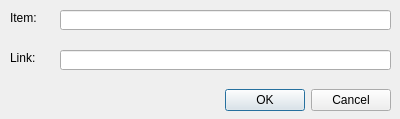
<?xml version="1.0" encoding="UTF-8"?>
<ui version="4.0">
 <class>JanelaAddLink</class>
 <widget class="QDialog" name="JanelaAddLink">
  <property name="geometry">
   <rect>
    <x>0</x>
    <y>0</y>
    <width>400</width>
    <height>119</height>
   </rect>
  </property>
  <property name="windowTitle">
   <string>Dialog</string>
  </property>
  <widget class="QDialogButtonBox" name="buttonBox">
   <property name="geometry">
    <rect>
     <x>170</x>
     <y>80</y>
     <width>221</width>
     <height>41</height>
    </rect>
   </property>
   <property name="orientation">
    <enum>Qt::Horizontal</enum>
   </property>
   <property name="standardButtons">
    <set>QDialogButtonBox::Cancel|QDialogButtonBox::Ok</set>
   </property>
  </widget>
  <widget class="QLineEdit" name="nome_item">
   <property name="geometry">
    <rect>
     <x>60</x>
     <y>10</y>
     <width>331</width>
     <height>20</height>
    </rect>
   </property>
  </widget>
  <widget class="QLineEdit" name="link">
   <property name="geometry">
    <rect>
     <x>60</x>
     <y>50</y>
     <width>331</width>
     <height>20</height>
    </rect>
   </property>
  </widget>
  <widget class="QLabel" name="label_2">
   <property name="geometry">
    <rect>
     <x>10</x>
     <y>50</y>
     <width>41</width>
     <height>16</height>
    </rect>
   </property>
   <property name="text">
    <string>Link:</string>
   </property>
  </widget>
  <widget class="QLabel" name="label_3">
   <property name="geometry">
    <rect>
     <x>10</x>
     <y>10</y>
     <width>41</width>
     <height>16</height>
    </rect>
   </property>
   <property name="text">
    <string>Item:</string>
   </property>
  </widget>
 </widget>
 <resources/>
 <connections>
  <connection>
   <sender>buttonBox</sender>
   <signal>accepted()</signal>
   <receiver>JanelaAddLink</receiver>
   <slot>accept()</slot>
   <hints>
    <hint type="sourcelabel">
     <x>248</x>
     <y>254</y>
    </hint>
    <hint type="destinationlabel">
     <x>157</x>
     <y>274</y>
    </hint>
   </hints>
  </connection>
  <connection>
   <sender>buttonBox</sender>
   <signal>rejected()</signal>
   <receiver>JanelaAddLink</receiver>
   <slot>reject()</slot>
   <hints>
    <hint type="sourcelabel">
     <x>316</x>
     <y>260</y>
    </hint>
    <hint type="destinationlabel">
     <x>286</x>
     <y>274</y>
    </hint>
   </hints>
  </connection>
 </connections>
</ui>
